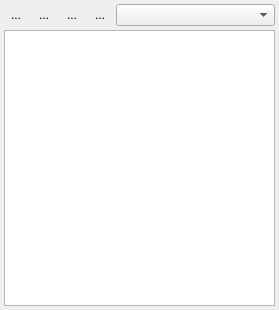
<?xml version="1.0" encoding="UTF-8"?>
<ui version="4.0">
 <class>BrowserViewer</class>
 <widget class="QWidget" name="BrowserViewer">
  <property name="geometry">
   <rect>
    <x>0</x>
    <y>0</y>
    <width>279</width>
    <height>310</height>
   </rect>
  </property>
  <property name="windowTitle">
   <string>Form</string>
  </property>
  <layout class="QVBoxLayout" name="verticalLayout">
   <property name="spacing">
    <number>4</number>
   </property>
   <property name="margin">
    <number>4</number>
   </property>
   <item>
    <widget class="QFrame" name="frame">
     <property name="frameShape">
      <enum>QFrame::NoFrame</enum>
     </property>
     <property name="frameShadow">
      <enum>QFrame::Raised</enum>
     </property>
     <layout class="QHBoxLayout" name="horizontalLayout">
      <property name="spacing">
       <number>4</number>
      </property>
      <property name="margin">
       <number>0</number>
      </property>
      <item>
       <widget class="QToolButton" name="toolButton_back">
        <property name="toolTip">
         <string>Back</string>
        </property>
        <property name="text">
         <string>...</string>
        </property>
        <property name="icon">
         <iconset resource="resource.qrc">
          <normaloff>:/icons/back.png</normaloff>:/icons/back.png</iconset>
        </property>
        <property name="autoRaise">
         <bool>true</bool>
        </property>
       </widget>
      </item>
      <item>
       <widget class="QToolButton" name="toolButton_forward">
        <property name="toolTip">
         <string>Forward</string>
        </property>
        <property name="text">
         <string>...</string>
        </property>
        <property name="icon">
         <iconset resource="resource.qrc">
          <normaloff>:/icons/forward.png</normaloff>:/icons/forward.png</iconset>
        </property>
        <property name="autoRaise">
         <bool>true</bool>
        </property>
       </widget>
      </item>
      <item>
       <widget class="QToolButton" name="toolButton_reload">
        <property name="toolTip">
         <string>Reload</string>
        </property>
        <property name="text">
         <string>...</string>
        </property>
        <property name="icon">
         <iconset resource="resource.qrc">
          <normaloff>:/icons/reload.png</normaloff>:/icons/reload.png</iconset>
        </property>
        <property name="autoRaise">
         <bool>true</bool>
        </property>
       </widget>
      </item>
      <item>
       <widget class="QToolButton" name="toolButton_home">
        <property name="toolTip">
         <string>Home</string>
        </property>
        <property name="text">
         <string>...</string>
        </property>
        <property name="icon">
         <iconset resource="resource.qrc">
          <normaloff>:/icons/gohome.png</normaloff>:/icons/gohome.png</iconset>
        </property>
        <property name="autoRaise">
         <bool>true</bool>
        </property>
       </widget>
      </item>
      <item>
       <widget class="QComboBox" name="comboBox">
        <property name="currentIndex">
         <number>0</number>
        </property>
        <item>
         <property name="text">
          <string/>
         </property>
        </item>
        <item>
         <property name="text">
          <string>MagnaTune</string>
         </property>
        </item>
        <item>
         <property name="text">
          <string>Jamendo</string>
         </property>
        </item>
       </widget>
      </item>
     </layout>
    </widget>
   </item>
   <item>
    <widget class="QListWidget" name="listWidget"/>
   </item>
  </layout>
 </widget>
 <resources>
  <include location="resource.qrc"/>
 </resources>
 <connections>
  <connection>
   <sender>comboBox</sender>
   <signal>currentIndexChanged(int)</signal>
   <receiver>BrowserViewer</receiver>
   <slot>browserChanged(int)</slot>
   <hints>
    <hint type="sourcelabel">
     <x>139</x>
     <y>18</y>
    </hint>
    <hint type="destinationlabel">
     <x>139</x>
     <y>154</y>
    </hint>
   </hints>
  </connection>
  <connection>
   <sender>toolButton_back</sender>
   <signal>clicked()</signal>
   <receiver>BrowserViewer</receiver>
   <slot>back()</slot>
   <hints>
    <hint type="sourcelabel">
     <x>15</x>
     <y>14</y>
    </hint>
    <hint type="destinationlabel">
     <x>139</x>
     <y>154</y>
    </hint>
   </hints>
  </connection>
  <connection>
   <sender>toolButton_forward</sender>
   <signal>clicked()</signal>
   <receiver>BrowserViewer</receiver>
   <slot>forward()</slot>
   <hints>
    <hint type="sourcelabel">
     <x>42</x>
     <y>14</y>
    </hint>
    <hint type="destinationlabel">
     <x>139</x>
     <y>154</y>
    </hint>
   </hints>
  </connection>
  <connection>
   <sender>toolButton_home</sender>
   <signal>clicked()</signal>
   <receiver>BrowserViewer</receiver>
   <slot>home()</slot>
   <hints>
    <hint type="sourcelabel">
     <x>96</x>
     <y>14</y>
    </hint>
    <hint type="destinationlabel">
     <x>139</x>
     <y>154</y>
    </hint>
   </hints>
  </connection>
  <connection>
   <sender>toolButton_reload</sender>
   <signal>clicked()</signal>
   <receiver>BrowserViewer</receiver>
   <slot>reload()</slot>
   <hints>
    <hint type="sourcelabel">
     <x>69</x>
     <y>14</y>
    </hint>
    <hint type="destinationlabel">
     <x>139</x>
     <y>154</y>
    </hint>
   </hints>
  </connection>
 </connections>
 <slots>
  <slot>browserChanged(int)</slot>
  <slot>back()</slot>
  <slot>forward()</slot>
  <slot>home()</slot>
  <slot>reload()</slot>
 </slots>
</ui>
